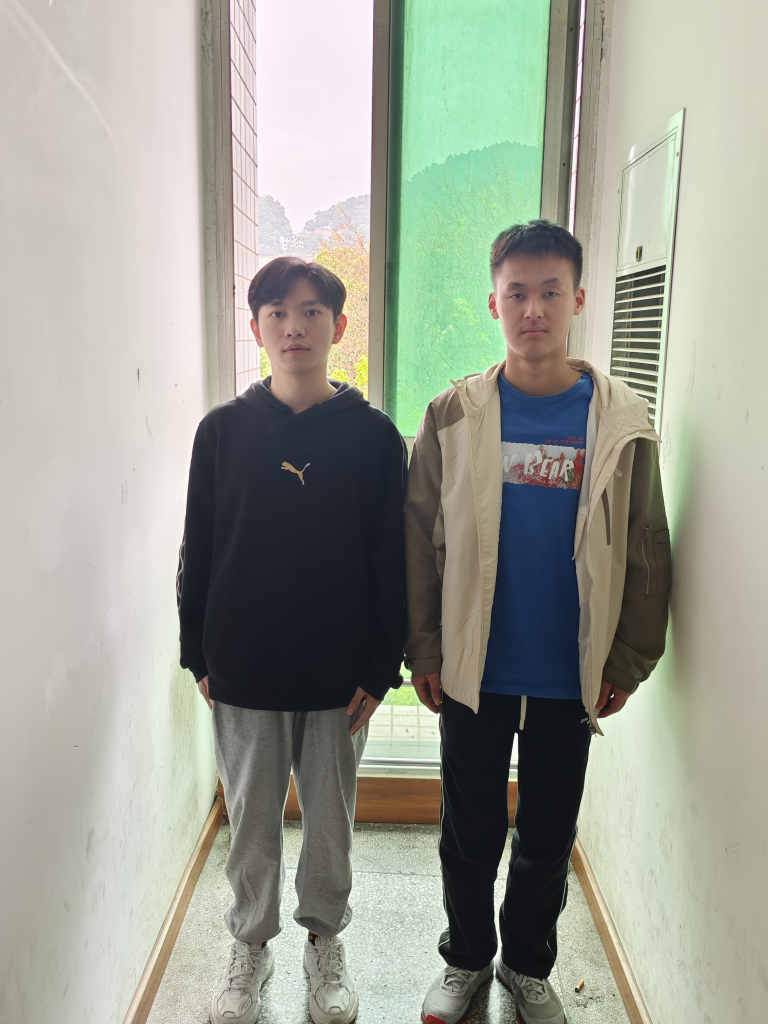
#> input picture wuli_code/ren.jpg, 3072 x 4096 px (shown at 1/4 size)
$ python chulitupiandaxiao.py
#> lines starting #> are read from the running program, lines starting #| are printed output that depends on the picture
from PIL import Image
import os


def resize_image(input_path, output_path, max_size=1000):
    """按比例缩小图片，最长边不超过 max_size"""
#> called with input_path = 'ren.jpg', output_path = 'ren/output_resized.jpg', max_size = 1000
    with Image.open(input_path) as img:
        # 获取原始尺寸
#> img is the input picture: PIL image 3072x4096 RGB; mean R, G, B 156.9, 159.7, 148.1
        width, height = img.size
#> width = 3072; height = 4096

        # 计算新尺寸（保持长宽比）
        if width > height:
            new_width = max_size
            new_height = int(height * (max_size / width))
        else:
            new_height = max_size
            new_width = int(width * (max_size / height))
#> new_width = 750

        # 调整大小（使用高质量抗锯齿）
        resized_img = img.resize((new_width, new_height), Image.LANCZOS)
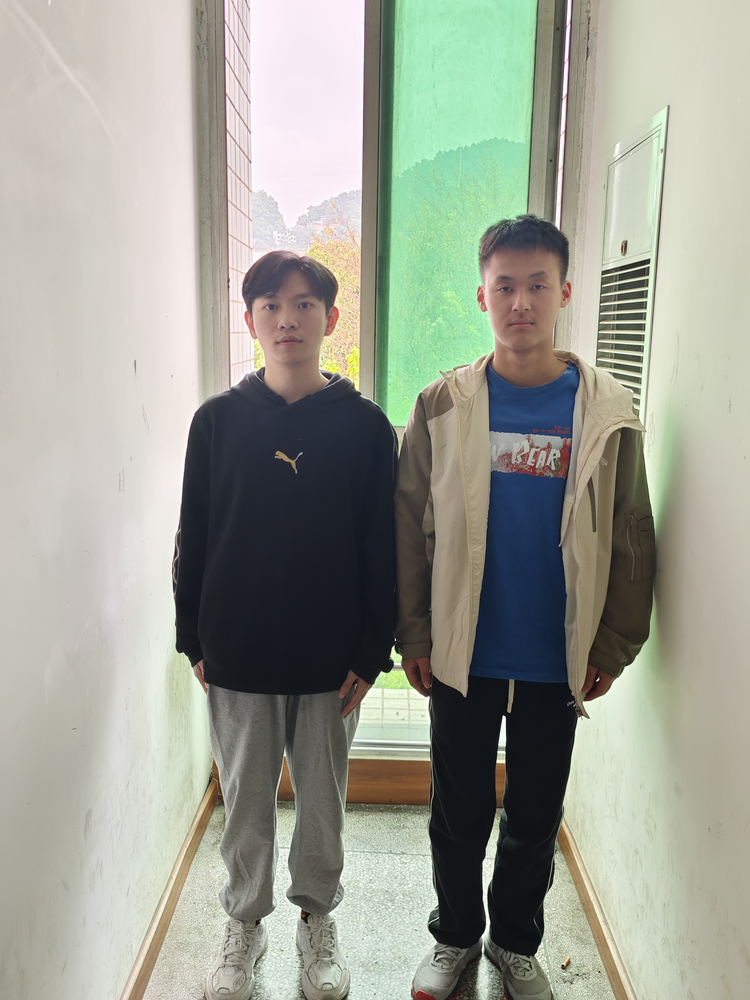
#> resized_img: PIL image 750x1000 RGB; mean R, G, B 156.9, 159.7, 148.1

        # 保存（保持 PNG 无损）
        resized_img.save(output_path, "PNG", optimize=True)


# 示例：处理单个文件
input_path = "ren.jpg"
output_path = "ren/output_resized.jpg"
resize_image(input_path, output_path)
